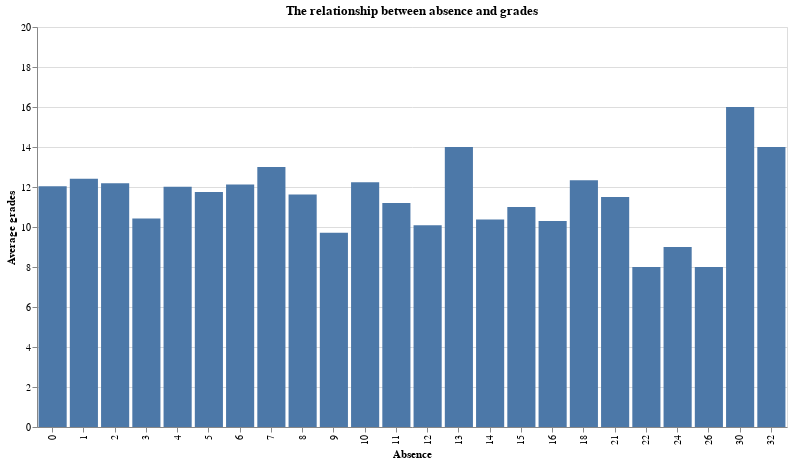

Notebook code cell kept with this figure:
### Code cell
absence = list(data['absences'])
g3 = list(data['G3'])
absence_list = []
for i in range(len(absence)):
    if absence[i] not in absence_list:
        absence_list.append(absence[i])
absence_list.sort()

count_list = np.zeros((len(absence_list),), dtype="int32")
count_list = count_list.tolist()
grade_list = np.zeros((len(absence_list),), dtype="float64")
grade_list = grade_list.tolist()

for i in range(len(absence)):
    index = absence[i]
    for j in range(len(absence_list)):
        if absence_list[j] == index:
            count_list[j] = count_list[j] + 1
            grade_list[j] = grade_list[j] + g3[i]
for i in range(len(grade_list)):
    grade_list[i] = grade_list[i] / count_list[i]

for i in range(len(absence_list)):
    absence_list[i] = str(absence_list[i])

df = pd.DataFrame({
    'Absence' :absence_list,
    'Average grades' :grade_list,
    'The number of student': count_list
})

alt.Chart(df, title="The relationship between absence and grades").mark_bar().encode(
    alt.X('Absence:N', title="Absence", sort=[0,2,1]),
    alt.Y('Average grades:Q',scale=alt.Scale(domain=[0,20])),
).properties(width=750,height=400)

### Figure 1 — Vega-Lite specification as saved in the notebook (floating-point values rounded to 4 significant figures)
{"config": {"view": {"continuousWidth": 400, "continuousHeight": 300}}, "data": {"name": "data-6ae48cf13e5333d6deaddaabbb69e346"}, "mark": "bar", "encoding": {"x": {"type": "nominal", "field": "Absence", "sort": [0, 2, 1], "title": "Absence"}, "y": {"type": "quantitative", "field": "Average grades", "scale": {"domain": [0, 20]}}}, "height": 400, "title": "The relationship between absence and grades", "width": 750, "$schema": "https://vega.github.io/schema/vega-lite/v4.8.1.json", "datasets": {"data-6ae48cf13e5333d6deaddaabbb69e346": [{"Absence": "0", "Average grades": 12.04, "The number of student": 244}, {"Absence": "1", "Average grades": 12.42, "The number of student": 12}, {"Absence": "2", "Average grades": 12.19, "The number of student": 110}, {"Absence": "3", "Average grades": 10.43, "The number of student": 7}, {"Absence": "4", "Average grades": 12.01, "The number of student": 93}, {"Absence": "5", "Average grades": 11.75, "The number of student": 12}, {"Absence": "6", "Average grades": 12.12, "The number of student": 49}, {"Absence": "7", "Average grades": 13.0, "The number of student": 3}, {"Absence": "8", "Average grades": 11.62, "The number of student": 42}, {"Absence": "9", "Average grades": 9.714, "The number of student": 7}, {"Absence": "10", "Average grades": 12.24, "The number of student": 21}, {"Absence": "11", "Average grades": 11.2, "The number of student": 5}, {"Absence": "12", "Average grades": 10.08, "The number of student": 12}, {"Absence": "13", "Average grades": 14.0, "The number of student": 1}, {"Absence": "14", "Average grades": 10.38, "The number of student": 8}, {"Absence": "15", "Average grades": 11.0, "The number of student": 2}, {"Absence": "16", "Average grades": 10.3, "The number of student": 10}, {"Absence": "18", "Average grades": 12.33, "The number of student": 3}, {"Absence": "21", "Average grades": 11.5, "The number of student": 2}, {"Absence": "22", "Average grades": 8.0, "The number of student": 2}, {"Absence": "24", "Average grades": 9.0, "The number of student": 1}, {"Absence": "26", "Average grades": 8.0, "The number of student": 1}, {"Absence": "30", "Average grades": 16.0, "The number of student": 1}, {"Absence": "32", "Average grades": 14.0, "The number of student": 1}]}}
